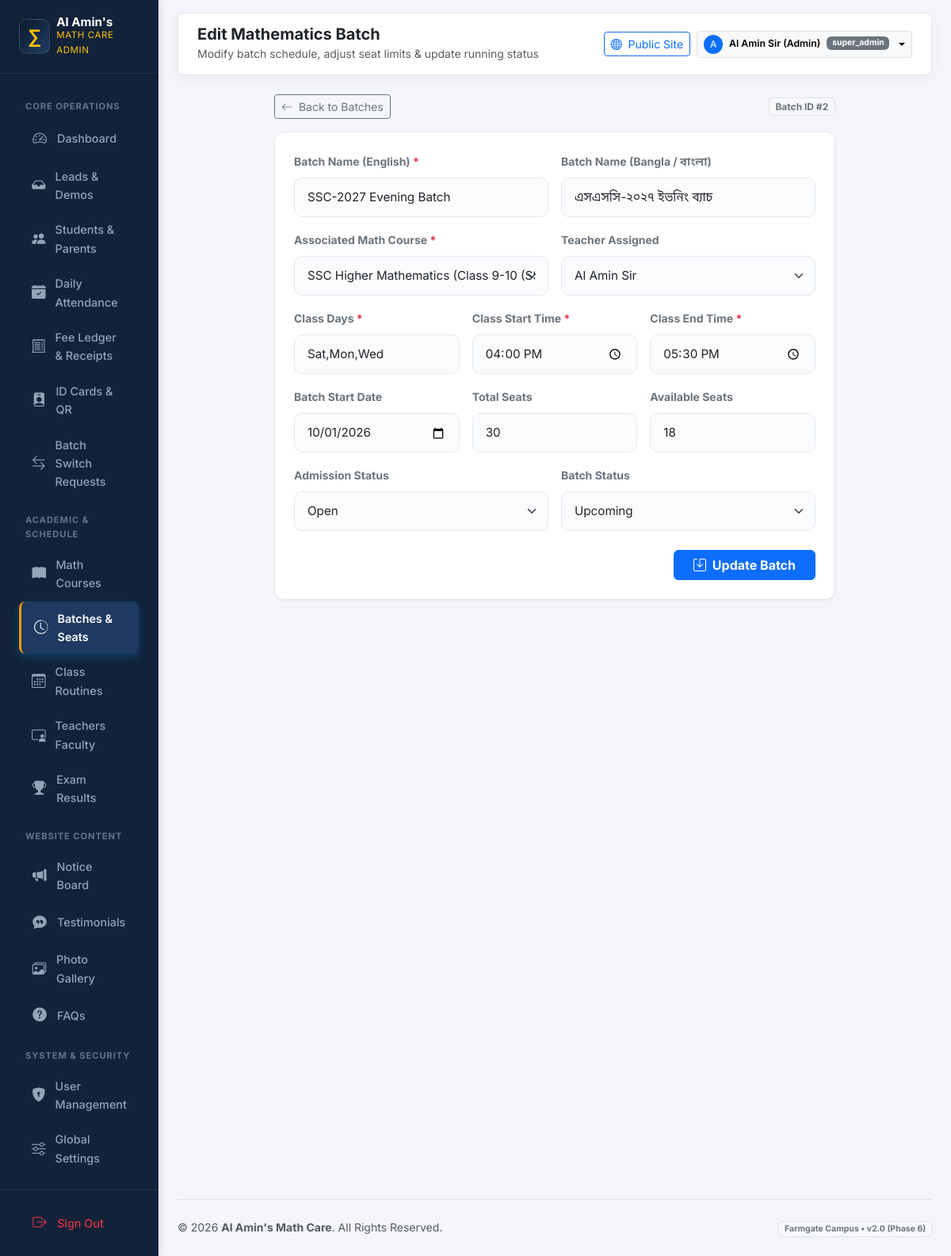
The app's page /admin/batches/edit.php?id=2 (signed in) with its own data.
### tables this page shows
CREATE TABLE IF NOT EXISTS `batches` (
  `id` INT UNSIGNED AUTO_INCREMENT PRIMARY KEY,
  `course_id` INT UNSIGNED NOT NULL,
  `branch_id` INT UNSIGNED NOT NULL,
  `teacher_id` INT UNSIGNED NOT NULL,
  `batch_name` VARCHAR(100) NOT NULL,
  `batch_name_bn` VARCHAR(100) DEFAULT NULL,
  `class_days` VARCHAR(100) NOT NULL,
  `start_time` TIME NOT NULL,
  `end_time` TIME NOT NULL,
  `start_date` DATE NOT NULL,
  `total_seats` SMALLINT UNSIGNED NOT NULL DEFAULT 30,
  `available_seats` SMALLINT UNSIGNED NOT NULL DEFAULT 30,
  `admission_status` ENUM('open', 'full', 'closed') DEFAULT 'open',
  `status` ENUM('upcoming', 'running', 'completed') DEFAULT 'upcoming',
  `is_deleted` TINYINT(1) DEFAULT 0,
  `created_at` TIMESTAMP DEFAULT CURRENT_TIMESTAMP,
  FOREIGN KEY (`course_id`) REFERENCES `courses`(`id`) ON DELETE CASCADE,
  FOREIGN KEY (`branch_id`) REFERENCES `branches`(`id`) ON DELETE CASCADE,
  FOREIGN KEY (`teacher_id`) REFERENCES `teachers`(`id`) ON DELETE RESTRICT
);

CREATE TABLE IF NOT EXISTS `courses` (
  `id` INT UNSIGNED AUTO_INCREMENT PRIMARY KEY,
  `slug` VARCHAR(150) NOT NULL UNIQUE,
  `title_en` VARCHAR(200) NOT NULL,
  `title_bn` VARCHAR(200) DEFAULT NULL,
  `class_level` VARCHAR(50) NOT NULL,
  `math_category` ENUM('general_math', 'higher_math_1st', 'higher_math_2nd', 'combined_higher_math', 'admission_engineering_math') NOT NULL DEFAULT 'general_math',
  `course_type` ENUM('regular', 'crash', 'model_test', 'special_care') DEFAULT 'regular',
  `duration` VARCHAR(50) DEFAULT NULL,
  `fee` DECIMAL(10,2) NOT NULL DEFAULT 0.00,
  `fee_display_en` VARCHAR(80) DEFAULT 'Contact us',
  `fee_display_bn` VARCHAR(80) DEFAULT 'যোগাযোগ করুন',
  `teacher_id` INT UNSIGNED DEFAULT NULL,
  `description_en` TEXT DEFAULT NULL,
  `description_bn` TEXT DEFAULT NULL,
  `is_popular` TINYINT(1) DEFAULT 0,
  `is_active` TINYINT(1) DEFAULT 1,
  `is_deleted` TINYINT(1) DEFAULT 0,
  `created_at` TIMESTAMP DEFAULT CURRENT_TIMESTAMP,
  FOREIGN KEY (`teacher_id`) REFERENCES `teachers`(`id`) ON DELETE SET NULL
);

CREATE TABLE IF NOT EXISTS `teachers` (
  `id` INT UNSIGNED AUTO_INCREMENT PRIMARY KEY,
  `user_id` INT UNSIGNED NULL,
  `slug` VARCHAR(100) NOT NULL UNIQUE,
  `name_en` VARCHAR(100) NOT NULL,
  `name_bn` VARCHAR(100) DEFAULT NULL,
  `designation_en` VARCHAR(100) NOT NULL DEFAULT 'Head Teacher',
  `designation_bn` VARCHAR(100) DEFAULT NULL,
  `qualification` VARCHAR(255) NOT NULL,
  `experience_years` TINYINT UNSIGNED DEFAULT 0,
  `bio_en` TEXT DEFAULT NULL,
  `bio_bn` TEXT DEFAULT NULL,
  `photo` VARCHAR(255) DEFAULT NULL,
  `is_head_teacher` TINYINT(1) DEFAULT 0,
  `sort_order` SMALLINT DEFAULT 0,
  `is_active` TINYINT(1) DEFAULT 1,
  `is_deleted` TINYINT(1) DEFAULT 0,
  `created_at` TIMESTAMP DEFAULT CURRENT_TIMESTAMP,
  FOREIGN KEY (`user_id`) REFERENCES `users`(`id`) ON DELETE SET NULL
);

### includes/i18n.php (called while the page is built, shortened)
<?php
function app_config(): array
{
    static $config = null;
    if ($config === null) {
        $config = require __DIR__ . '/../config/app.php';
    }
    return $config;
}
function current_locale(): string
{
    $config = app_config();
    $locale = $_GET['lang'] ?? $_COOKIE['site_lang'] ?? $_COOKIE['locale'] ?? $config['default_locale'];
    return $locale;
}
function init_i18n(): void
{
    $config = app_config();
}
function base_url(string $path = ''): string
{
    $base = rtrim(app_config()['base_url'] ?? '', '/');
    $path = ltrim($path, '/');
    return $base . ($path !== '' ? '/' . $path : '');
}

### includes/helpers.php (called while the page is built, shortened)
<?php
function e(?string $value): string
{
    return htmlspecialchars($value ?? '', ENT_QUOTES | ENT_SUBSTITUTE, 'UTF-8');
}

### admin/batches/edit.php (the view, shortened to what this page needs)
<?php
$pdo = db();
$id = (int)($_GET['id'] ?? 0);
$stmt = $pdo->prepare('SELECT * FROM batches WHERE id = :id AND is_deleted = 0 LIMIT 1');
$stmt->execute([':id' => $id]);
$batch = $stmt->fetch();
$courses = $pdo->query('SELECT id, title_en, class_level FROM courses WHERE is_deleted = 0 AND is_active = 1 ORDER BY id ASC')->fetchAll();
$teachers = $pdo->query('SELECT id, name_en FROM teachers WHERE is_deleted = 0 ORDER BY id ASC')->fetchAll();
$batchName = $batch['batch_name'];
$batchNameBn = $batch['batch_name_bn'] ?? '';
$courseId = (int)$batch['course_id'];
$teacherId = (int)$batch['teacher_id'];
$classDays = $batch['class_days'];
$startTime = date('H:i', strtotime($batch['start_time']));
$endTime = date('H:i', strtotime($batch['end_time']));
$startDate = $batch['start_date'];
$totalSeats = (int)$batch['total_seats'];
$availableSeats = (int)$batch['available_seats'];
$admissionStatus = $batch['admission_status'];
$status = $batch['status'];
require_once __DIR__ . '/../includes/header.php';
?>
<div class="row justify-content-center">
    <div class="col-lg-9">
        <div class="d-flex justify-content-between align-items-center mb-3">
            <a href="<?= e(base_url('admin/batches/')) ?>" class="btn btn-sm btn-outline-secondary">
                <i class="bi bi-arrow-left me-1"></i> Back to Batches
            </a>
            <span class="badge bg-light text-secondary border">Batch ID #<?= $id ?></span>
        </div>
        <div class="card card-custom p-4">
            <form method="POST" action="">
                <div class="row g-3">
                    <div class="col-md-6">
                        <label class="form-label small fw-bold text-secondary">Batch Name (English) <span class="text-danger">*</span></label>
                        <input type="text" name="batch_name" class="form-control" value="<?= e($batchName) ?>" required>
                    </div>
                    <div class="col-md-6">
                        <label class="form-label small fw-bold text-secondary">Batch Name (Bangla / বাংলা)</label>
                        <input type="text" name="batch_name_bn" class="form-control" value="<?= e($batchNameBn) ?>">
                    </div>
                    <div class="col-md-6">
                        <label class="form-label small fw-bold text-secondary">Associated Math Course <span class="text-danger">*</span></label>
                        <select name="course_id" class="form-select" required>
                            <?php foreach ($courses as $c): ?>
                                <option value="<?= $c['id'] ?>" <?= $courseId === (int)$c['id'] ? 'selected' : '' ?>>
                                    <?= e($c['title_en']) ?> (<?= e($c['class_level']) ?>)
                                </option>
                            <?php endforeach; ?>
                        </select>
                    </div>
                    <div class="col-md-6">
                        <label class="form-label small fw-bold text-secondary">Teacher Assigned</label>
                        <select name="teacher_id" class="form-select">
                            <?php foreach ($teachers as $t): ?>
                                <option value="<?= $t['id'] ?>" <?= $teacherId === (int)$t['id'] ? 'selected' : '' ?>><?= e($t['name_en']) ?></option>
                            <?php endforeach; ?>
                        </select>
                    </div>
                    <div class="col-md-4">
                        <label class="form-label small fw-bold text-secondary">Class Days <span class="text-danger">*</span></label>
                        <input type="text" name="class_days" class="form-control" value="<?= e($classDays) ?>" required>
                    </div>
                    <div class="col-md-4">
                        <label class="form-label small fw-bold text-secondary">Class Start Time <span class="text-danger">*</span></label>
                        <input type="time" name="start_time" class="form-control" value="<?= e($startTime) ?>" required>
                    </div>
                    <div class="col-md-4">
                        <label class="form-label small fw-bold text-secondary">Class End Time <span class="text-danger">*</span></label>
                        <input type="time" name="end_time" class="form-control" value="<?= e($endTime) ?>" required>
                    </div>
                    <div class="col-md-4">
                        <label class="form-label small fw-bold text-secondary">Batch Start Date</label>
                        <input type="date" name="start_date" class="form-control" value="<?= e($startDate) ?>" required>
                    </div>
                    <div class="col-md-4">
                        <label class="form-label small fw-bold text-secondary">Total Seats</label>
                        <input type="number" name="total_seats" class="form-control" value="<?= e((string)$totalSeats) ?>" min="1" required>
                    </div>
                    <div class="col-md-4">
                        <label class="form-label small fw-bold text-secondary">Available Seats</label>
                        <input type="number" name="available_seats" class="form-control" value="<?= e((string)$availableSeats) ?>" min="0" required>
                    </div>
                    <div class="col-md-6">
                        <label class="form-label small fw-bold text-secondary">Admission Status</label>
                        <select name="admission_status" class="form-select">
                            <option value="open" <?= $admissionStatus === 'open' ? 'selected' : '' ?>>Open</option>
                        </select>
                    </div>
                    <div class="col-md-6">
                        <label class="form-label small fw-bold text-secondary">Batch Status</label>
                        <select name="status" class="form-select">
                            <option value="upcoming" <?= $status === 'upcoming' ? 'selected' : '' ?>>Upcoming</option>
                        </select>
                    </div>
                    <div class="col-12 mt-4 text-end">
                        <button type="submit" class="btn btn-primary px-4 fw-bold">
                            <i class="bi bi-save me-1"></i> Update Batch
                        </button>
                    </div>
                </div>
            </form>
        </div>
    </div>
</div>
<?php require_once __DIR__ . '/../includes/footer.php'; ?>

### assets/css/main.css (style rules this page uses)
:root { --primary: #0b192c; --primary-dark: #050c17; --primary-light: #1e3e62; --primary-surface: #f0f4f9; --accent-cyan: #008dda; --accent-cyan-light: #41b06e; --accent-cyan-glow: rgba(0, 141, 218, 0.25); --accent-gold: #f59e0b; --accent-amber: #e8913a; --accent-hover: #d97706; --success: #10b981; --success-bg: #ecfdf5; --success-border: #a7f3d0; --success-text: #065f46; --urgent: #ef4444; --urgent-bg: #fef2f2; --urgent-border: #fecaca; --urgent-text: #991b1b; --bg: #f8fafc; --surface: #ffffff; --surface-glass: rgba(255, 255, 255, 0.85); --surface-glass-dark: rgba(11, 25, 44, 0.78); --border: #e2e8f0; --border-glass: rgba(255, 255, 255, 0.25); --border-hover: rgba(0, 141, 218, 0.35); --text: #0f172a; --text-muted: #64748b; --text-soft: #94a3b8; --shadow-sm: 0 2px 4px rgba(11, 25, 44, 0.04); --shadow-md: 0 6px 16px -2px rgba(11, 25, 44, 0.07), 0 2px 6px -1px rgba(11, 25, 44, 0.04); --shadow-lg: 0 14px 28px -4px rgba(11, 25, 44, 0.09), 0 8px 12px -3px rgba(11, 25, 44, 0.05); --shadow-hover: 0 22px 38px -6px rgba(11, 25, 44, 0.14), 0 12px 18px -4px rgba(0, 141, 218, 0.08); --shadow-glow-cyan: 0 0 25px rgba(0, 141, 218, 0.35); --shadow-glow-whatsapp: 0 8px 28px rgba(16, 185, 129, 0.45); --radius-sm: 10px; --radius-md: 16px; --radius-lg: 24px; --radius-pill: 9999px; --font-en: 'Inter', system-ui, -apple-system, sans-serif; --font-bn: 'Noto Sans Bengali', 'Inter', system-ui, sans-serif; --font: var(--font-en); }
*, *::before, *::after { box-sizing: border-box; }
html { scroll-behavior: smooth; -webkit-text-size-adjust: 100%; }
body { font-family: var(--font); color: var(--text); background-color: var(--bg); line-height: 1.62; padding-bottom: 84px; margin: 0; overflow-x: hidden; -webkit-font-smoothing: antialiased; -moz-osx-font-smoothing: grayscale; }
@media (min-width: 992px) { body { padding-bottom: 0; } }
a { color: var(--accent-cyan); text-decoration: none; transition: color 0.2s ease; }
.form-control, .form-select { border-radius: var(--radius-sm); border: 1.5px solid var(--border); padding: 0.8rem 1rem; font-size: 0.95rem; transition: all 0.2s ease; background-color: #fafbfc; }

### assets/css/admin.css (style rules this page uses)
:root { --admin-sidebar-bg: #0b192c; --admin-sidebar-hover: #182e4b; --admin-sidebar-active: #008dda; --admin-bg: #f4f7fb; --admin-card-bg: #ffffff; --admin-border: #e2e8f0; --admin-text-main: #0f172a; --admin-text-muted: #64748b; --admin-accent-cyan: #008dda; --admin-accent-gold: #f59e0b; --admin-success: #10b981; --admin-urgent: #ef4444; --admin-radius: 14px; --admin-shadow: 0 4px 16px rgba(11, 25, 44, 0.05); }
body { background-color: var(--admin-bg); font-family: 'Inter', 'Noto Sans Bengali', sans-serif; color: var(--admin-text-main); overflow-x: hidden; }
.card-custom { border: 1px solid var(--admin-border); border-radius: var(--admin-radius); box-shadow: var(--admin-shadow); background: var(--admin-card-bg); transition: all 0.25s ease; }

### admin/includes/header.php (style rules this page uses)
:root { --sidebar-bg: #112239; --sidebar-active: #1e3a61; --sidebar-hover: #172d4c; --accent-gold: #f59e0b; }
body { background-color: #f4f6f9; font-family: 'Inter', 'Noto Sans Bengali', sans-serif; color: #334155; }
.card-custom { border: 1px solid #e2e8f0; border-radius: 12px; box-shadow: 0 1px 3px rgba(0,0,0,0.05); background: #ffffff; }

### records on screen
batches: batch_name "SSC-2027 Evening Batch", batch_name_bn "এসএসসি-২০২৭ ইভনিং ব্যাচ", course_id "SSC Higher Mathematics (Class 9-10 (SSC))", teacher_id "Al Amin Sir", class_days "Sat,Mon,Wed", start_time "16:00", end_time "17:30", start_date "10/01/2026", total_seats "30", available_seats "18", admission_status "Open", status "Upcoming"

### other values on screen
$adminPageHeading "Edit Mathematics Batch"
$adminPageSubheading "Modify batch schedule, adjust seat limits & update running status"
substr($adminUser, 0, 1) "A"
$adminUser "Al Amin Sir (Admin)"
$adminRole "super_admin"
$id "2"
